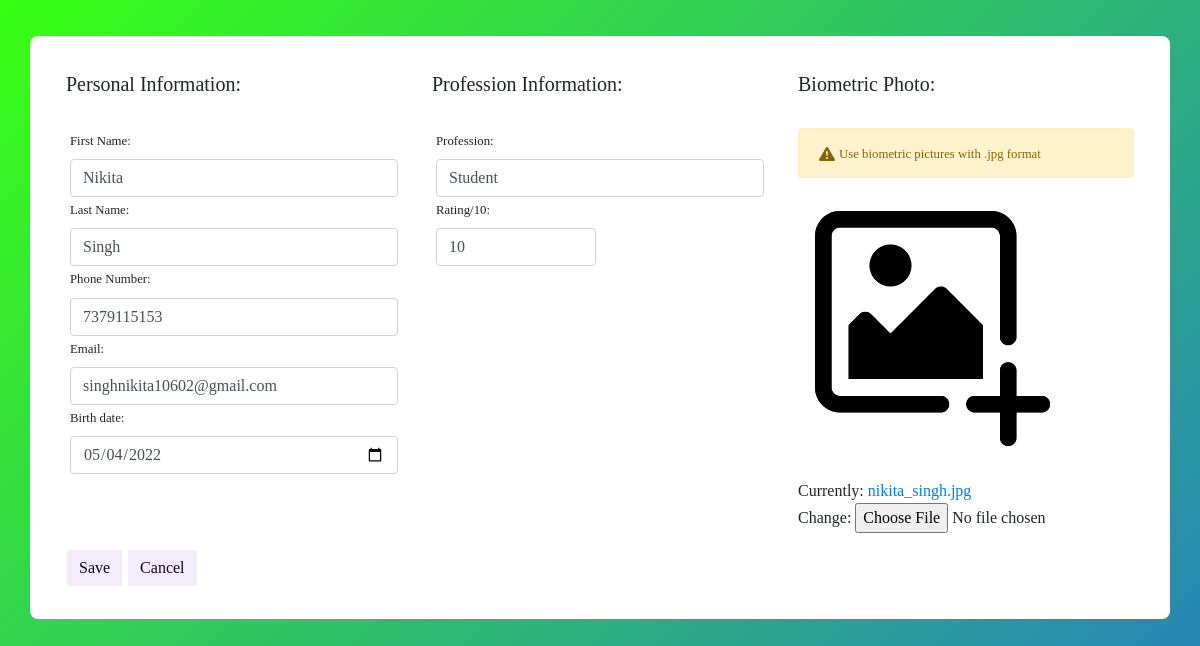
/profiles/edit_prof/10, run on the app's committed database.
### OnTime/models.py (models this page shows, shortened)
class person(models.Model):
    first_name = models.CharField(max_length=40)
    last_name = models.CharField(max_length=40)
    rating = models.IntegerField()
    email = models.EmailField()
    profession = models.CharField(max_length=40)
    image = models.ImageField()
    login = models.DateTimeField(auto_now=True)
    attendance = models.BooleanField(default=False)
    phone = models.IntegerField()
    date = models.DateField()

### OnTime/views.py (the view)
# urls.py: path("profiles/edit_prof/<int:id>", views.edit_prof, name="edit_prof"),
def edit_prof(request, id):
    profile = person.objects.get(id=id)
    form = profform(instance=profile)
    if request.method == 'POST':
        form = profform(request.POST, request.FILES, instance=profile)
        if form.is_valid():
            form.save()
            return redirect('profiles')
    context = {'form': form}
    return render(request, 'addProfile.html', context)

### OnTime/forms.py
class profform(forms.ModelForm):
    class Meta:
        model = person
        fields = '__all__'
        widgets = {
            'date': DateInput()
        }
    def __init__(self, *args, **kwargs):
        super(profform, self).__init__(*args, **kwargs)
        self.fields['first_name'].widget.attrs['class'] = 'form-control'
        self.fields['last_name'].widget.attrs['class'] = 'form-control'
        self.fields['date'].widget.attrs['class'] = 'form-control'
        self.fields['phone'].widget.attrs['class'] = 'form-control'
        self.fields['email'].widget.attrs['class'] = 'form-control'
        self.fields['rating'].widget.attrs['class'] = 'form-control'
        self.fields['profession'].widget.attrs['class'] = 'form-control'

### templates/addProfile.html (shortened to what this page needs)
{% extends "base.html" %}
{% load static %}
{% block body %}
<div class="container emp-profile pb-3">
    <form method="POST" action="." class="needs-validation" enctype='multipart/form-data'>
        <div class="row">
            <div class="col-md-4">
                <h5>Personal Information:</h5><br>
                <div class="m-1">
                    <label><small>First Name:</small></label><br>
                    {{ form.first_name }}
                </div>
                <div class="m-1">
                    <label><small>Last Name:</small></label><br>
                    {{ form.last_name }}
                </div>
                <div class="m-1">
                    <label><small>Phone Number:</small></label><br>
                    {{ form.phone }}
                </div>
                <div class="m-1">
                    <label><small>Email:</small></label><br>
                    {{ form.email }}
                </div>
                <div class="m-1">
                    <label><small>Birth date:</small></label><br>
                    {{ form.date }}
                </div>
            </div>
            <div class="col-md-4">
                <h5>Profession Information:</h5><br>
                <div class="m-1">
                    <label><small>Profession:</small></label><br>
                    {{ form.profession }}
                </div>
                <div class="m-1" style="width: 10rem;">
                    <label><small>Rating/10:</small></label><br>
                    {{ form.rating }}
                </div>
            </div>
            <div class="col-md-4">
                <h5>Biometric Photo:</h5><br>
                <div>
                    <div class="alert alert-warning">
                        <small>Use biometric pictures with .jpg format</small>
                    </div>
                    <img src="{% static 'images/bio.png' %}" width="80%">
                </div>
                <div class="mt-3">
                    {{ form.image }}
                </div>
            </div>
        </div>
        <div class="mt-3">
            <button type="submit" class="btn">Save</button>
            <a href="{% url 'profiles' %}"><button type="button" class="btn">Cancel</button></a>
        </div>
    </form>
</div>
{% endblock body %}

### static/css/style.css (style rules this page uses)
* { font-family: Pagul; }
body { background: linear-gradient(-45deg, #ff6700, #ff10f0, #1f51ff, rgb(57, 255, 20)); background-size: 400% 400%; -webkit-animation: gradient 15s ease infinite; animation: gradient 15s ease infinite; }
.emp-profile { padding: 3%; margin-top: 3%; margin-bottom: 3%; border-radius: 0.5rem; background: #fff; }
.btn { color: #000000; transition: all 0.5s; position: relative; }
.btn::before { content: ''; position: absolute; top: 0; left: 0; width: 100%; height: 100%; z-index: 1; background-color: rgba(149, 68, 215, 0.1); transition: all 0.3s; }
.btn::after { content: ''; position: absolute; top: 0; left: 0; width: 100%; height: 100%; z-index: 1; opacity: 0; transition: all 0.3s; border: 1px solid rgba(224, 102, 217, 0.5); transform: scale(1.2,1.2); }
img { max-width: 100%; }
img { vertical-align: middle; border-style: none; }

### data on the page
person: first_name "Nikita", last_name "Singh", phone "7379115153", email "singhnikita10602@gmail.com", date "05/04/2022", profession "Student", rating "10"
